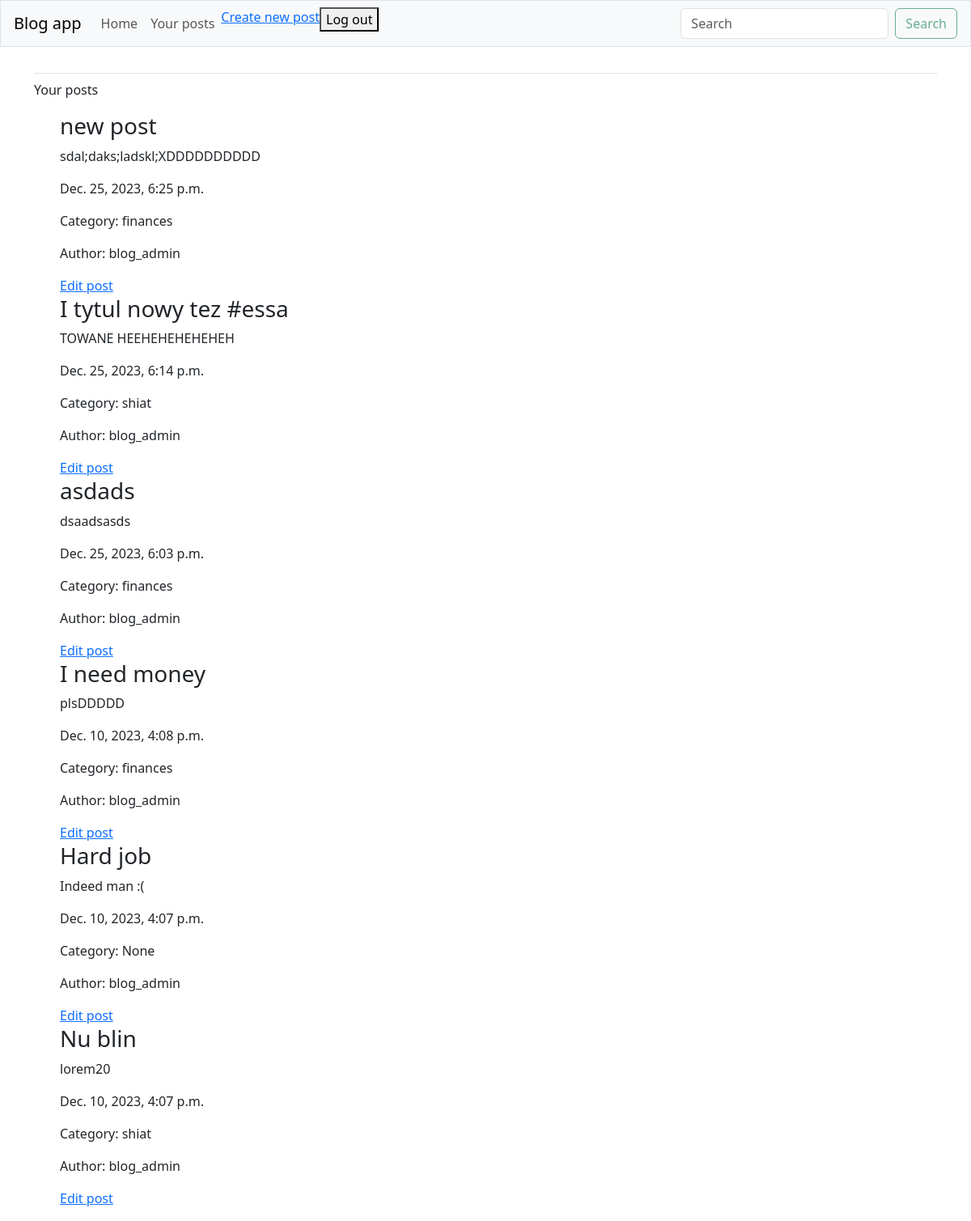
Screenshot of /user_posts/ (signed in) with the database file from the repository.
### blog_app/models.py (models this page shows, shortened)
class BlogPost(models.Model):
    title = models.CharField(max_length=200)
    content = models.TextField()
    date_posted = models.DateTimeField(auto_now_add=True)
    category = models.ForeignKey(PostCategory, on_delete=models.SET_NULL, null=True)
    owner = models.ForeignKey(User, on_delete=models.CASCADE)

class PostCategory(models.Model):
    name = models.CharField(max_length=100)
    class Meta:
        verbose_name_plural = "Post Categories"
    def __str__(self):
        return self.name

### blog_app/views.py (the view)
# urls.py: path("user_posts/", views.user_posts, name="user_posts"),
@login_required
def user_posts(request):
    posts = BlogPost.objects.filter(owner=request.user).order_by("-date_posted")
    context = {"posts": posts}
    return render(request, "blog_app/user_posts.html", context)

### blog_app/templates/blog_app/user_posts.html
{% extends 'blog_app/base.html' %}
{% block content %}
<p>Your posts</p>
  <ul>
    {% for post in posts %}
    <h3> {{ post.title }} </h3>
        <p> {{ post.content }} </p>
        <p> {{ post.date_posted }} </p>
        <p> Category: {{ post.category }} </p>
        <p> Author: {{ post.owner }} </p>
        <a href="{%  url 'blog_app:edit_post' post.id %}" >Edit post</a>
        <br />
    {% endfor %}
  </ul>
{% endblock content %}

### rows the page displays
BlogPost: title "new post", content "sdal;daks;ladskl;XDDDDDDDDDD", date_posted "Dec. 25, 2023, 6:25 p.m.", category "finances", owner "blog_admin"
BlogPost: title "I tytul nowy tez #essa", content "TOWANE HEEHEHEHEHEHEH", date_posted "Dec. 25, 2023, 6:14 p.m.", category "shiat", owner "blog_admin"
BlogPost: title "asdads", content "dsaadsasds", date_posted "Dec. 25, 2023, 6:03 p.m.", category "finances", owner "blog_admin"
BlogPost: title "I need money", content "plsDDDDD", date_posted "Dec. 10, 2023, 4:08 p.m.", category "finances", owner "blog_admin"
BlogPost: title "Hard job", content "Indeed man :(", date_posted "Dec. 10, 2023, 4:07 p.m.", category "None", owner "blog_admin"
BlogPost: title "Nu blin", content "lorem20", date_posted "Dec. 10, 2023, 4:07 p.m.", category "shiat", owner "blog_admin"
